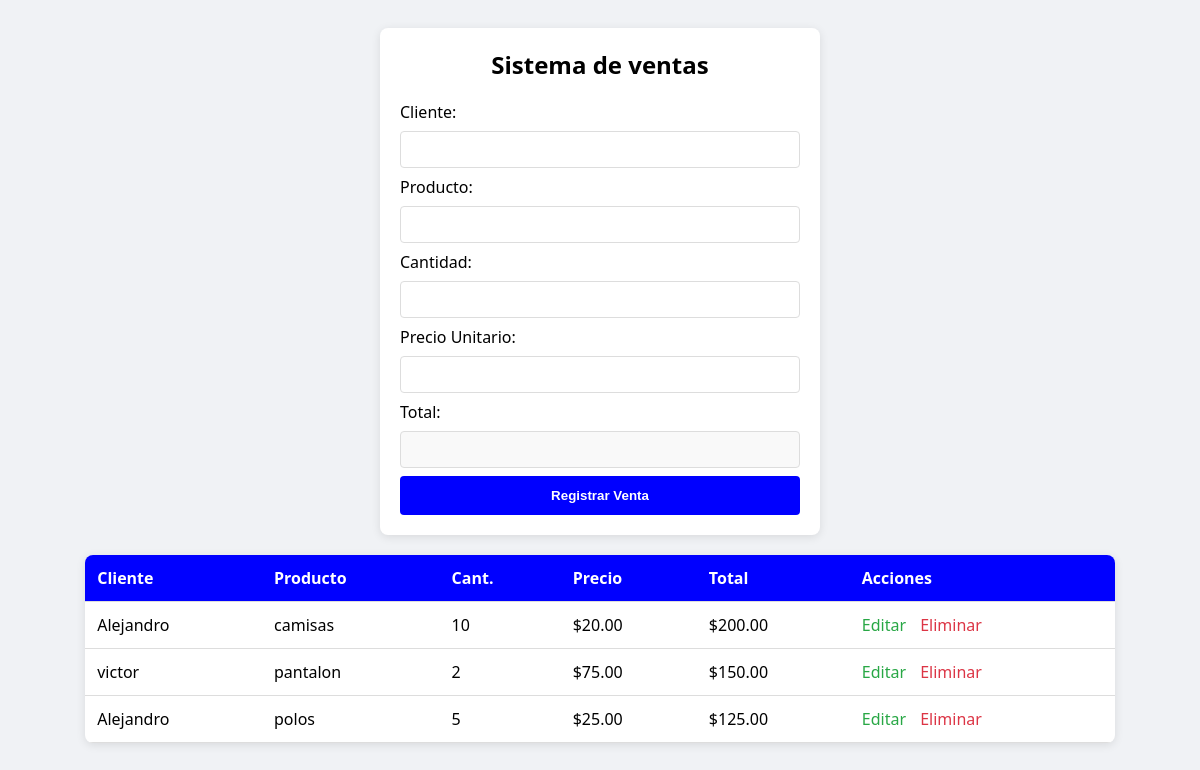
The page / on the database its author committed.
### tables this page shows
CREATE TABLE `ventas` (
  `id` int NOT NULL AUTO_INCREMENT,
  `cliente` varchar(100) DEFAULT NULL,
  `producto` varchar(100) DEFAULT NULL,
  `cantidad` int DEFAULT NULL,
  `precio` decimal(10,2) DEFAULT NULL,
  `total` decimal(10,2) DEFAULT NULL,
  PRIMARY KEY (`id`)
);

### index.php (the view, shortened to what this page needs)
<!DOCTYPE html>
<html lang="es">
<head>
    <link rel="stylesheet" href="estilos.css">
</head>
<body>
    <?php
    $id = ""; $c = ""; $p = ""; $can = ""; $pre = ""; $tot = "";
    ?>
    <div class="card">
        <h2><?php echo $id ? "Editar Venta" : "Sistema de ventas"; ?></h2>
        <form action="<?php echo $id ? 'actualizar.php' : 'guardar.php'; ?>" method="POST">
            <label>Cliente:</label>
            <input type="text" name="cliente" value="<?php echo $c; ?>" required>
            <label>Producto:</label>
            <input type="text" name="producto" value="<?php echo $p; ?>" required>
            <label>Cantidad:</label>
            <input type="number" name="cantidad" id="cantidad" value="<?php echo $can; ?>" oninput="calcular()" required>
            <label>Precio Unitario:</label>
            <input type="number" step="0.01" name="precio" id="precio" value="<?php echo $pre; ?>" oninput="calcular()" required>
            <label>Total:</label>
            <input type="text" name="total" id="total" value="<?php echo $tot; ?>" readonly style="background:#f9f9f9">
            <button type="submit" class="<?php echo $id ? 'btn-update' : 'btn-save'; ?>">
                <?php echo $id ? "Actualizar" : "Registrar Venta"; ?>
            </button>
        </form>
    </div>
    <table>
        <thead>
            <tr>
                <th>Cliente</th><th>Producto</th><th>Cant.</th><th>Precio</th><th>Total</th><th>Acciones</th>
            </tr>
        </thead>
        <tbody>
            <?php
            $res = mysqli_query($conexion, "SELECT * FROM ventas");
            while($f = mysqli_fetch_assoc($res)): ?>
            <tr>
                <td><?php echo $f['cliente']; ?></td>
                <td><?php echo $f['producto']; ?></td>
                <td><?php echo $f['cantidad']; ?></td>
                <td>$<?php echo $f['precio']; ?></td>
                <td>$<?php echo $f['total']; ?></td>
                <td>
                    <a href="index.php?edit=<?php echo $f['id']; ?>" class="btn-edit">Editar</a>
                    <a href="eliminar.php?id=<?php echo $f['id']; ?>" class="btn-delete" onclick="return confirm('¿Borrar?')">Eliminar</a>
                </td>
            </tr>
            <?php endwhile; ?>
        </tbody>
    </table>
</body>
</html>

### estilos.css (style rules this page uses)
body { font-family: 'Segoe UI', sans-serif; background: #f0f2f5; display: flex; flex-direction: column; align-items: center; padding: 20px; }
.card { background: white; padding: 20px; border-radius: 8px; box-shadow: 0 2px 10px rgba(0, 0, 0, 0.1); width: 400px; margin-bottom: 20px; }
h2 { text-align: center; margin-top: 0; }
input { width: 100%; padding: 10px; margin: 8px 0; border: 1px solid #ddd; border-radius: 4px; box-sizing: border-box; }
button { width: 100%; padding: 12px; border: none; border-radius: 4px; color: white; font-weight: bold; cursor: pointer; }
.btn-save { background: #0000FF; }
table { background: white; width: 90%; border-collapse: collapse; border-radius: 8px; overflow: hidden; box-shadow: 0 2px 10px rgba(0, 0, 0, 0.1); }
th, td { padding: 12px; text-align: left; border-bottom: 1px solid #ddd; }
th { background: #0000FF; color: white; }
.btn-edit { color: #28a745; text-decoration: none; margin-right: 10px; }
.btn-delete { color: #dc3545; text-decoration: none; }

### rows shown on the page
ventas: cliente "Alejandro", producto "camisas", cantidad "10", precio "20.00", total "200.00"
ventas: cliente "victor", producto "pantalon", cantidad "2", precio "75.00", total "150.00"
ventas: cliente "Alejandro", producto "polos", cantidad "5", precio "25.00", total "125.00"
